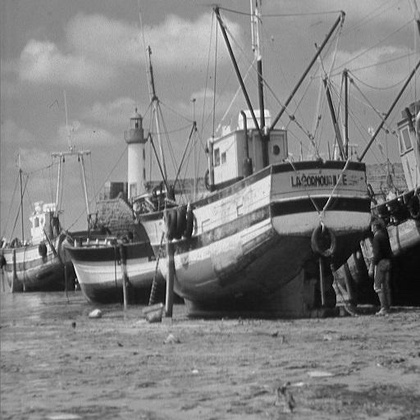
%> input picture Imagenes/boat.jpg, 420 x 420 px, shrunk from 512 x 512 before the run
$ octave EspecifiacionHistograma.m   (GNU Octave 9; MATLAB toolbox functions it lacks are replaced by stand-ins)
%> lines starting %> are read from the running program, lines starting %| are printed output that depends on the picture
pkg load image

function imagenEspecificada = especificacionHistograma(img_path_origen, img_path_especificada)
    % Esta funcion implementa el metodo de especificacion de histograma, el cual consiste
    % en aplicar el histograma de una imagen (imagen especificada) en otra imagen
    % (imagen objetivo)
    %
    % Sintaxis: especificacionHistograma(img_path_origen, img_path_especificada)
    %
    % Entrada:
    %   img_path_origen -> string path de la imagen objetivo
    %   img_path_especificada -> string path de la imagen especificada
    %
    % Salida:
    %   imagenEspecificada -> Imagen final, tamaña de la imagen objetivo, matriz

    img = imread(img_path_origen);
    [img_m, img_n] = size(img);

    img_especificada = imread(img_path_especificada);
    [especificada_m, especificada_n] = size(img_especificada);

    hist_img = obtenerHistograma(img);
    hist_especificada = obtenerHistograma(img_especificada);

    acu_img = distribucionAcumulativa(hist_img, img_m, img_n);
    acu_espe = distribucionAcumulativa(hist_especificada, especificada_m, especificada_n);

    imagenEspecificada = zeros(img_m, img_n);
    img_double = double(img);

    mapeo = zeros(256);

    for i = 1:256
        [value, index] = min(abs(acu_espe - acu_img(i)));
        mapeo(i) = index;
    endfor
    for x = 1:img_m
        for y = 1:img_n
            imagenEspecificada(x, y) = round(mapeo(img_double(x, y) + 1));
        endfor
    endfor
    imagenEspecificada = uint8(imagenEspecificada);
endfunction


function dist = distribucionAcumulativa(hist, m, n)
    %Esta funcion calcula la distribucion del histograma de una imagen
    %
    %Sintaxis: distribucionAcumulativa(hist, m, n)
    %
    %Entrada:
    %    hist -> direccion de la imagen a calcular el histograma
    %    m -> Entero, tamaño del ancho
    %    n -> Entero, tamaño del alto
    %
    %Salida:
    %    Array de tamaño de 256 con la distribucion acumulada
    dist = zeros(256, 1);
    for i = 0: 255
        dist(i + 1) = sum(hist(1:i+1)/(m*n));
    endfor

endfunction

function histograma = obtenerHistograma(img)
    %Esta funcion calcula el histograma de una imagen
    %
    %Sintaxis: obtenerHistograma(img)
    %
    %Entrada:
    %    img -> Imagen a calcular el histograma
    %
    %Salida:
    %    Array de tamaño de 256 con el histograma
    histograma = zeros(256, 1);
    for i = 0:255
        histograma(i+1) = sum(sum(img == i));
    endfor
endfunction

A = imread('../Imagenes/boat.jpg');
%> A is the input picture: size 420x420 uint8; min 0, max 255, mean 129.7
subplot(2, 3, 1);
imshow(A);
title('Imagen Original');

especi = imread('../Imagenes/peppers.jpeg');
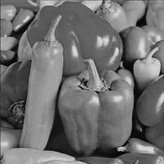
%> input picture Imagenes/peppers.jpeg, 164 x 164 px, shrunk from 200 x 200 before the run
%> especi is the input picture: size 164x164 uint8; min 0, max 225, mean 109.9
subplot(2, 3, 2);
imshow(especi);
title('Imagen especificada');

img_final = especificacionHistograma('../Imagenes/boat.jpg', '../Imagenes/peppers.jpeg');
%> after the loop in obtenerHistograma, `for i = 0:255`: histograma = 256 values, max 3625 at index 147, min 0 at index 255, mean 689.1
%> in especificacionHistograma, `hist_img = obtenerHistograma(img);`: hist_img has the same summary as histograma in obtenerHistograma
%> in especificacionHistograma, `hist_especificada = obtenerHistograma(img_especificada);`: hist_especificada = 256 values, max 398 at index 99, min 0 at index 227, mean 105.1
%> after the loop in distribucionAcumulativa, `for i = 0: 255`: dist = 256 values from 0.000108 to 1
%> in especificacionHistograma, `acu_espe = distribucionAcumulativa(hist_especificada, especificada_m, ..`: acu_espe = 256 values from 0.000372 to 1
%> the loop in especificacionHistograma, `for i = 1:256` made 256 passes
%> (value, index) on passes 1 to 3: (0.000264, 1), (0.000236, 1), (0.00019, 1)
%> after the loop in especificacionHistograma, `for i = 1:256`:
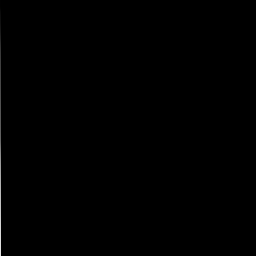
%> mapeo: size 256x256 double; min 0, max 226, mean 0.4
%> after the loop in especificacionHistograma, `for x = 1:img_m`:
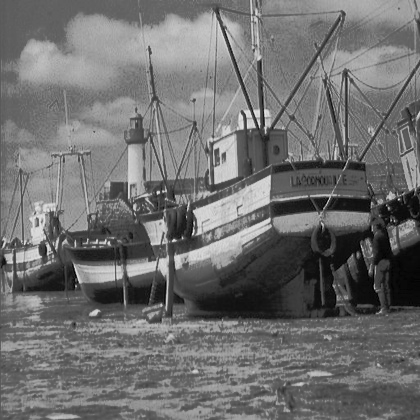
%> imagenEspecificada: size 420x420 double; min 1, max 226, mean 111.1
subplot(2, 3, 3);
imshow(img_final);
title('Imagen Modificada');

hist_ori = obtenerHistograma(A);
%> hist_ori has the same summary as histograma in obtenerHistograma
subplot(2, 3, 4);
bar(hist_ori);
title('Histograma Original');

hist_especi = obtenerHistograma(especi);
%> hist_especi has the same summary as hist_especificada in especificacionHistograma
subplot(2, 3, 5);
bar(hist_especi);
title('Histograma Especificada');

hist_final = obtenerHistograma(img_final);
%> hist_final = 256 values, max 3883 at index 98, min 0 at index 1, mean 689.1
subplot(2, 3, 6);
bar(hist_final);
title('Histograma Imagen Final');
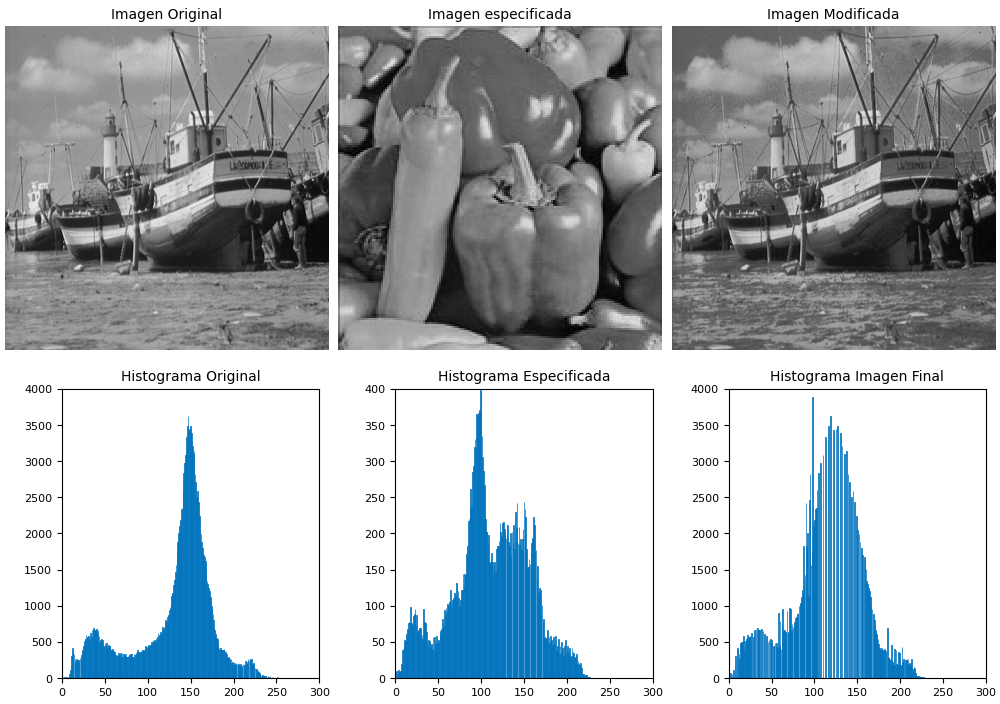
%> figure redrawn from the program's plot data, 6 panels
